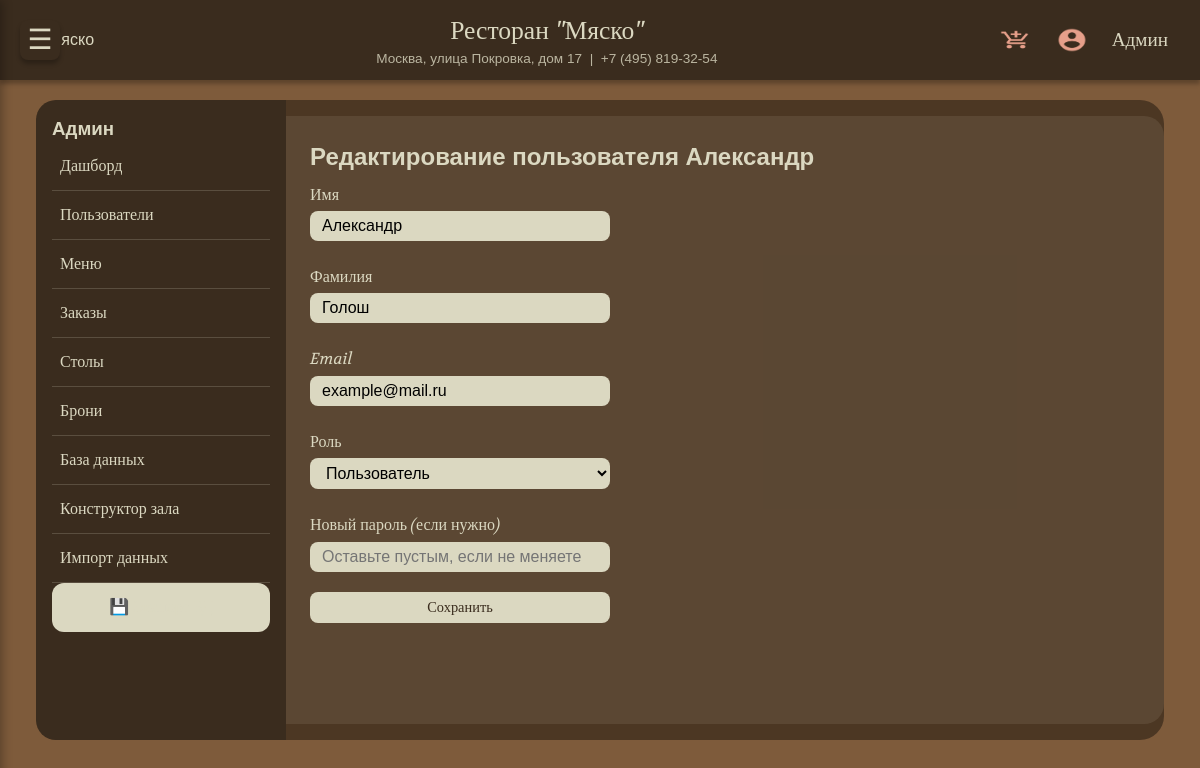
The app's page /admin/users/4/edit (signed in) with its own data.
### tables this page shows
CREATE TABLE users (
                id INTEGER PRIMARY KEY AUTOINCREMENT,
                first_name TEXT NOT NULL,
                last_name TEXT NOT NULL,
                phone TEXT UNIQUE NOT NULL,
                email TEXT,
                password_hash TEXT NOT NULL,
                role TEXT DEFAULT 'user',
                bonus_points INTEGER DEFAULT 0
            );

### routers.py (the view, shortened to what this page needs)
@app.route('/admin/users/<int:user_id>/edit', methods=['GET', 'POST'])
@role_required('admin')
def admin_edit_user(user_id):
    with get_db() as conn:
        user = conn.execute("SELECT * FROM users WHERE id=?", (user_id,)).fetchone()
        if not user:
            return "Пользователь не найден", 404
    form = AdminEditUserForm()
    if request.method == 'GET':
        form.first_name.data = user['first_name']
        form.last_name.data = user['last_name']
        form.email.data = user['email'] or ''
        form.role.data = user['role']
    return render_template('admin_edit_user.html', form=form, user=user)

### forms.py
class AdminEditUserForm(FlaskForm):
    first_name = StringField('Имя', validators=[DataRequired()])
    last_name = StringField('Фамилия', validators=[DataRequired()])
    email = StringField('Email', validators=[Optional(), Email()])
    role = SelectField('Роль', choices=[('user', 'Пользователь'), ('manager', 'Менеджер'), ('hostess', 'Хостес'), ('admin', 'Админ')])
    new_password = PasswordField('Новый пароль (если нужно)')
    submit = SubmitField('Сохранить')

### models.py (called while the page is built)
def get_db():
    conn = sqlite3.connect(DATABASE)
    conn.row_factory = sqlite3.Row
    conn.execute("PRAGMA foreign_keys = ON")
    return conn

    @staticmethod
    def get(user_id):
        with get_db() as conn:
            row = conn.execute("SELECT * FROM users WHERE id=?", (user_id,)).fetchone()
        return User(row) if row else None

### routers.py (called while the page is built)
@app.context_processor
def inject_csrf():
    from flask_wtf.csrf import generate_csrf
    return dict(csrf_token=generate_csrf, csrf_token_value=generate_csrf())

@login_manager.user_loader
def load_user(user_id):
    return User.get(user_id)

def role_required(*roles):
    def decorator(f):
        @wraps(f)
        @login_required
        def decorated_function(*args, **kwargs):
            if current_user.role not in roles:
                flash('Недостаточно прав', 'error')
                return redirect(url_for('index'))
            return f(*args, **kwargs)
        return decorated_function
    return decorator

@app.before_request
def make_user_available():
    g.user = current_user if current_user.is_authenticated else None

### app/templates/admin_edit_user.html (shortened to what this page needs)
{% extends "admin_base.html" %}
{% block admin_content %}
<h2>Редактирование пользователя {{ user.first_name }}</h2>
<form method="POST" class="admin-form">
    <div class="form-group">{{ form.first_name.label }} {{ form.first_name(class="form-control") }}</div>
    <div class="form-group">{{ form.last_name.label }} {{ form.last_name(class="form-control") }}</div>
    <div class="form-group">{{ form.email.label }} {{ form.email(class="form-control") }}</div>
    <div class="form-group">{{ form.role.label }} {{ form.role(class="form-control") }}</div>
    <div class="form-group">{{ form.new_password.label }} {{ form.new_password(class="form-control", placeholder="Оставьте пустым, если не меняете") }}</div>
    {{ form.submit(class="btn-primary") }}
</form>
{% endblock %}

### app/templates/base.html (shortened to what this page needs)
<!DOCTYPE html>
<html lang="ru">
<head>
    <link rel="stylesheet" href="{{ url_for('static', filename='css/font.css') }}">
    <link rel="stylesheet" href="{{ url_for('static', filename='style.css') }}">
    {% if request.path.startswith('/admin') %}
    <link rel="stylesheet" href="{{ url_for('static', filename='admin_style.css') }}">
    {% endif %}
</head>
<body>
    <div class="menu-toggle" id="menu-toggle-btn">☰</div>
    <header class="site-header">
        <div class="header-container">
            <div class="logo">
                <a href="{{ url_for('index') }}">
                    <img src="{{ url_for('static', filename='images/logo.png') }}" alt="Мяско" height="40">
                </a>
            </div>
            <div class="header-info">
                <div class="restaurant-name">Ресторан "Мяско"</div>
                <div class="restaurant-address">Москва, улица Покровка, дом 17 &nbsp;|&nbsp; +7 (495) 819-32-54</div>
            </div>
            <div class="header-actions">
                <a href="{{ url_for('cart') }}" class="header-icon cart-icon" title="Корзина"></a>
                {% if current_user.is_authenticated %}
                    <a href="{{ url_for('profile') }}" class="header-icon profile-icon" title="Личный кабинет"></a>
                    <a href="{{ url_for('profile') }}" class="user-name">{{ current_user.first_name }}</a>
                {% else %}
                    <a href="{{ url_for('login') }}" class="header-icon profile-icon" title="Войти"></a>
                {% endif %}
            </div>
        </div>
    </header>
    <main>
        {% block content %}{% endblock %}
    </main>
</body>
</html>

### app/static/style.css (style rules this page uses)
:root { --brown-dark: #3a2c1e; --brown-medium: #7e5b3b; --beige-light: #dbd8c1; --accent: #e69f8a; --black-40: rgba(0, 0, 0, 0.4); --font-heading: 'Volkhov-Italic', 'Volkhov-Bold Italic', serif; --font-body: 'Inter-Regular', 'Anek Devanagari-Regular', sans-serif; --shadow: 0px 4px 4px rgba(0, 0, 0, 0.25); }
* { margin: 0; padding: 0; box-sizing: border-box; }
body { background-color: var(--brown-medium); font-family: var(--font-body); color: var(--beige-light); line-height: 1.4; padding-top: 80px; }
a { text-decoration: none; color: inherit; }
.site-header { position: fixed; top: 0; left: 0; width: 100%; background: var(--brown-dark); box-shadow: var(--shadow); z-index: 1000; padding: 0.8rem 2rem; }
.header-container { max-width: 1400px; margin: 0 auto; display: flex; justify-content: space-between; align-items: center; flex-wrap: wrap; gap: 1rem; }
.logo img { height: 45px; }
.header-info { text-align: center; flex: 1; }
.restaurant-name { font-family: var(--font-heading); font-size: 1.6rem; color: var(--beige-light); white-space: nowrap; }
.restaurant-address { font-size: 0.85rem; color: var(--beige-light); opacity: 0.8; white-space: nowrap; }
.header-actions { display: flex; align-items: center; gap: 1.5rem; }
.header-icon { width: 32px; height: 32px; background-size: contain; background-repeat: no-repeat; background-position: center; cursor: pointer; }
.cart-icon { background-image: url('/static/images/add_shopping_cart.png'); }
.profile-icon { background-image: url('/static/images/account_circle.png'); }
.user-name { font-family: var(--font-heading); font-size: 1.2rem; color: var(--beige-light); white-space: nowrap; display: inline-block; max-width: 150px; overflow: hidden; text-overflow: ellipsis; }
.menu-toggle { position: fixed; top: 20px; left: 20px; z-index: 1002; width: 40px; height: 40px; background: var(--brown-dark); border-radius: 8px; display: flex; align-items: center; justify-content: center; font-size: 28px; cursor: pointer; color: var(--beige-light); box-shadow: var(--shadow); }
main { max-width: 1400px; margin: 1rem auto; padding: 0 1rem; }
.btn, .big-btn, button, .btn-link, input[type="submit"] { background-color: var(--beige-light); border: none; border-radius: 12px; padding: 8px 20px; font-family: var(--font-heading); font-size: 1rem; color: var(--brown-dark); cursor: pointer; transition: all 0.2s ease; display: inline-block; text-align: center; }
form input, form select, form textarea { background: var(--beige-light); border: none; border-radius: 12px; padding: 10px 15px; font-family: var(--font-body); font-size: 1rem; width: 100%; max-width: 400px; margin: 5px 0 15px; }
form label { font-family: var(--font-heading); display: block; margin-top: 10px; }

### app/static/admin_style.css (style rules this page uses)
:root { --brown-dark: #3a2c1e; --brown-medium: #7e5b3b; --beige-light: #dbd8c1; --accent: #e69f8a; --black-40: rgba(0, 0, 0, 0.4); --font-heading: 'Volkhov-Italic', 'Volkhov-Bold Italic', serif; --font-body: 'Inter-Regular', 'Anek Devanagari-Regular', sans-serif; }
.btn, button, input[type="submit"] { background-color: var(--beige-light); border: none; border-radius: 8px; padding: 6px 14px; font-family: var(--font-heading); font-size: 0.9rem; color: var(--brown-dark); cursor: pointer; }
form input, form select, form textarea { background: var(--beige-light); border: none; border-radius: 8px; padding: 6px 12px; margin: 5px 0 15px; width: 100%; max-width: 300px; }
body { padding-top: 80px; }

### records on screen
users: first_name "Админ"
users: first_name "Александр", last_name "Голош", email "example@mail.ru", role "Пользователь"
